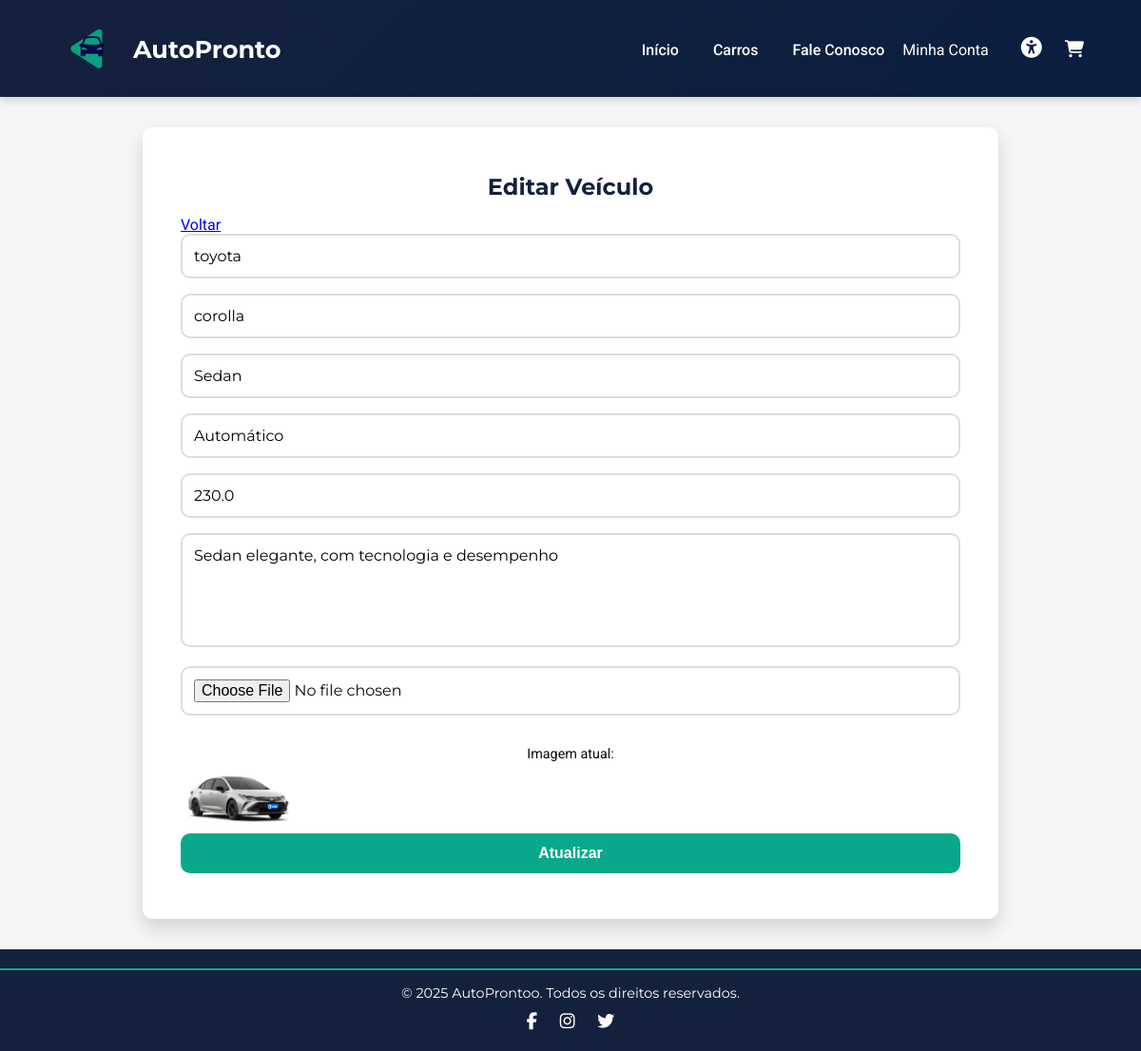
The app's page /admin/veiculos/editar/1 (signed in) with its own data.
### tables this page shows
CREATE TABLE "veiculos" (
    id INTEGER PRIMARY KEY AUTOINCREMENT,
    modelo TEXT NOT NULL,
    marca TEXT NOT NULL,
    ano INTEGER,
    valor_diaria REAL,
    imagem TEXT,
    tipo TEXT,
    novo_usado TEXT,
    descricao TEXT,
    combustivel TEXT,
    km INTEGER,
    cambio TEXT,
    categoria TEXT
);

### app.py (the view, shortened to what this page needs)
@app.route('/admin/veiculos/editar/<int:vid>', methods=['GET', 'POST'])
@login_required
@role_required('admin')
def admin_veiculos_editar(vid):
    conn = conectar_bd()
    carro = conn.execute('SELECT * FROM veiculos WHERE id=?', (vid,)).fetchone()
    conn.close()
    if not carro:
        flash('Veículo não encontrado.', 'error')
        return redirect(url_for('admin_veiculos'))
    return render_template('admin/admin_adicionar_veiculo.html', carro=carro)

### app.py (called while the page is built)
def conectar_bd():
    conn = sqlite3.connect('locadora.db')
    conn.row_factory = sqlite3.Row
    return conn

def login_required(f):
    @wraps(f)
    def decorated(*args, **kwargs):
        if 'usuario' not in session:
            flash('Faça login para acessar esta página.', 'error')
            return redirect(url_for('login'))
        return f(*args, **kwargs)
    return decorated

def role_required(role):
    def decorator(f):
        @wraps(f)
        def decorated(*args, **kwargs):
            if 'usuario' not in session:
                flash('Faça login para acessar esta página.', 'error')
                return redirect(url_for('login'))
            conn = sqlite3.connect('locadora.db')
            conn.row_factory = sqlite3.Row
            user = conn.execute('SELECT * FROM clientes WHERE nome = ?', (session['usuario'],)).fetchone()
            conn.close()
            if not user or user['role'] != role:
                abort(403)  # proíbe acesso
            return f(*args, **kwargs)
        return decorated
    return decorator

### templates/admin/admin_adicionar_veiculo.html (shortened to what this page needs)
{% extends "base.html" %}
{% block content %}
<div class="cadastro-container">
    <div class="form-card">
        <h2>{{ "Editar" if carro else "Adicionar" }} Veículo</h2>
        <a href="{{ url_for('admin_veiculos') }}" class="btn-secondary">Voltar</a>
        <form method="POST" enctype="multipart/form-data">
            <div class="input-group">
                <input type="text" name="marca" placeholder="Marca"
                       value="{{ carro['marca'] if carro else '' }}" required>
            </div>
            <div class="input-group">
                <input type="text" name="modelo" placeholder="Modelo"
                       value="{{ carro['modelo'] if carro else '' }}" required>
            </div>
            <div class="input-group">
                <input type="text" name="categoria" placeholder="Categoria"
                       value="{{ carro['categoria'] if carro else '' }}">
            </div>
            <div class="input-group">
                <input type="text" name="tipo" placeholder="Tipo"
                       value="{{ carro['tipo'] if carro else '' }}">
            </div>
            <div class="input-group">
                <input type="number" step="0.01" name="valor_diaria" placeholder="Valor diária"
                       value="{{ carro['valor_diaria'] if carro else '' }}">
            </div>
            <div class="input-group">
                <textarea name="descricao" placeholder="Descrição">{{ carro['descricao'] if carro else '' }}</textarea>
            </div>
            <div class="input-group">
                <input type="file" name="imagem">
            </div>
            {% if carro and carro['imagem'] %}
                <p>Imagem atual:</p>
                <img src="{{ url_for('static', filename='img/' ~ carro['imagem']) }}" width="120">
            {% endif %}
            <button type="submit" class="btn-primary">
                {{ "Atualizar" if carro else "Adicionar" }}
            </button>
        </form>
    </div>
</div>
{% endblock %}

### templates/base.html (shortened to what this page needs)
<!DOCTYPE html>
<html lang="pt-BR">
  <head>
    <link
      rel="stylesheet"
      href="{{ url_for('static', filename='style.css') }}"
    />
    <link
      rel="stylesheet"
      href="https://cdnjs.cloudflare.com/ajax/libs/font-awesome/6.5.0/css/all.min.css"
    />
  </head>
  <body>
    <div class="main-content">
      <header>
        <h1><img
            src="{{ url_for('static', filename='img/logo.png') }}"
            alt="Logo da AutoPronto"
            class="header-logo"
        >AutoPronto</h1>
        <nav>
          <a href="{{ url_for('index') }}">Início</a>
          <a href="{{ url_for('carros') }}">Carros</a>
          <a href="{{ url_for('fale_conosco') }}">Fale Conosco</a>
          <div class="dropdown">
            <label for="toggleConta" class="nav-link minha-conta-btn"
              >Minha Conta</label
            >
          </div>
          <button
            id="access-btn"
            class="accessibility-btn"
            aria-label="Acessibilidade"
          >
            <i class="fa-solid fa-universal-access"></i>
          </button>
          <a href="{{ url_for('carrinho') }}" class="carrinho-link">
            <i class="fa-solid fa-cart-shopping"></i>
          </a>
        </nav>
      </header>
      <main>
         {% block content %}{% endblock %}
      </main>
    </div>
    {% include 'footer.html' %}
  </body>
</html>

### templates/footer.html
<footer class="site-footer">
    <div class="footer-top">
        <p>&copy; 2025 AutoProntoo. Todos os direitos reservados.</p>
        <div class="social-icons">
            <a href="https://www.facebook.com" target="_blank"><i class="fab fa-facebook-f"></i></a>
            <a href="https://www.instagram.com" target="_blank"><i class="fab fa-instagram"></i></a>
            <a href="https://www.twitter.com" target="_blank"><i class="fab fa-twitter"></i></a>
        </div>
    </div>
</footer>

### static/style.css (style rules this page uses)
:root { --azul: #14213d; --verde: #09a88b; --cinza: #f4f6f7; --branco: #ffffff; --preto: #0b0b0b; }
* { margin: 0; padding: 0; box-sizing: border-box; }
body { font-family: "Roboto", sans-serif; background-color: var(--cinza); color: var(--preto); overflow-x: hidden; scroll-behavior: smooth; }
header { background: linear-gradient(135deg, var(--azul), #0b1e3f); color: var(--branco); display: flex; justify-content: space-between; align-items: center; padding: 1rem 5%; box-shadow: 0 4px 8px rgba(0, 0, 0, 0.15); position: sticky; top: 0; z-index: 1000; }
.header-logo { height: 70px; width: auto; margin-right: 10px; filter: none; }
header h1 { display: flex; align-items: center; margin: 0; font-family: "Montserrat", sans-serif; font-weight: 700; font-size: 1.6rem; }
nav a { color: var(--branco); text-decoration: none; margin-left: 2rem; font-weight: 500; position: relative; transition: 0.3s; }
nav a::after { content: ""; position: absolute; bottom: -4px; left: 0; width: 0%; height: 2px; background: var(--verde); transition: width 0.3s ease; }
footer { text-align: center; padding: 1.2rem; background-color: var(--azul); color: var(--branco); font-size: 0.9rem; }
input, textarea { transition: all 0.3s ease; border: 1px solid #ccc; padding: 8px; border-radius: 5px; }
.cadastro-container { display: flex; justify-content: center; align-items: center; min-height: 80vh; background-color: var(--cinza); padding: 2rem; }
.form-card { background-color: var(--branco); border-radius: 10px; padding: 3rem 2.5rem; width: 100%; max-width: 900px; box-shadow: 0 10px 20px rgba(0, 0, 0, 0.15); }
.form-card h2 { text-align: center; color: var(--azul); font-family: "Montserrat", sans-serif; margin-bottom: 1rem; }
.input-group input { width: 100%; padding: 12px; margin-bottom: 1rem; border: 2px solid #ddd; border-radius: 10px; font-size: 1rem; transition: all 0.3s ease; }
.btn-primary { width: 100%; padding: 12px; background: var(--verde); color: var(--branco); font-weight: 600; border: none; border-radius: 10px; cursor: pointer; transition: all 0.3s ease; font-size: 1rem; }
.form-card p { text-align: center; margin-top: 1rem; font-size: 0.9rem; }
.carrinho-link { color: white; text-decoration: none; margin-left: 20px; font-size: 18px; }
html, body { height: 100%; margin: 0; display: flex; flex-direction: column; }
.main-content { flex: 1; }
.site-footer { background-color: #14213d; color: #ffffff; text-align: center; font-family: "Montserrat", sans-serif; padding: 20px 0; }
.site-footer .footer-top { border-top: 2px solid #09a88b; padding-top: 15px; }
.site-footer .social-icons { margin-top: 10px; }
.site-footer .social-icons a { color: #ffffff; margin: 0 10px; font-size: 18px; transition: color 0.3s; }
.dropdown { position: relative; display: inline-block; }
.minha-conta-btn { color: var(--branco); padding: 10px 15px; text-decoration: none; cursor: pointer; transition: 0.3s ease; }
.accessibility-btn { background: none; border: none; cursor: pointer; font-size: 22px; color: white; margin-left: 15px; }
.input-group input, .input-group select, .input-group textarea { width: 100%; padding: 12px; margin-bottom: 1rem; border: 2px solid #ddd; border-radius: 10px; font-size: 1rem; transition: all 0.3s ease; font-family: "Montserrat", sans-serif; }
.input-group textarea { height: 120px; resize: none; }

### records on screen
veiculos: marca "toyota", modelo "corolla", categoria "Sedan", tipo "Automático", valor_diaria "230.0", descricao "Sedan elegante, com tecnologia e desempenho", imagem (picture)

### other values on screen
{{ "Editar" if carro else "Adicionar" }} "Editar"
{{ "Atualizar" if carro else "Adicionar" }} "Atualizar"
